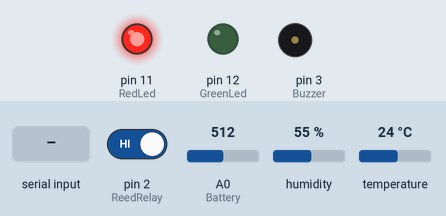
This sketch was run on a simulated Arduino Uno, built with avr-gcc and run on an emulated ATmega328P. Shown: output pins drawn as LEDs (lit = HIGH), buzzer (waves = sounding). Dashed ring = blinking. The test bench sets the inputs (shaded band); at power-on: pin 2 (ReedRelay) HIGH, A0 (Battery) = 512, humidity 55 %, temperature 24 °C. What the sketch prints to the serial monitor is not drawn.

Above: at 1.2 s.
1.3 s: "SELFTEST" received over Serial
At 4.0 s:
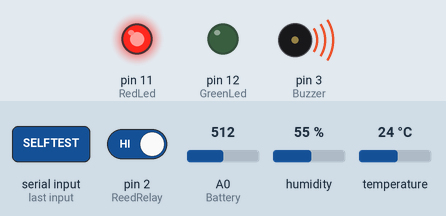
4.3 s: "DISARM" received over Serial
At 5.7 s:
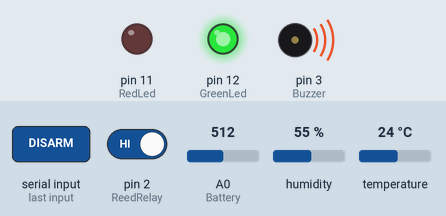
6.8 s: "ARM" received over Serial
At 8.6 s:
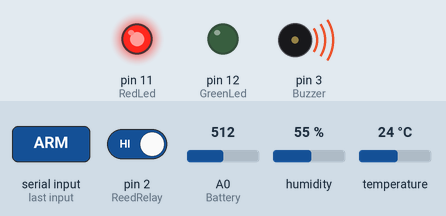
9.3 s: pin 2 (ReedRelay) driven LOW
At 11.0 s:
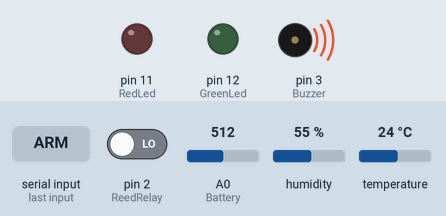
12.3 s: "SELFTEST" received over Serial
At 13.35 s:
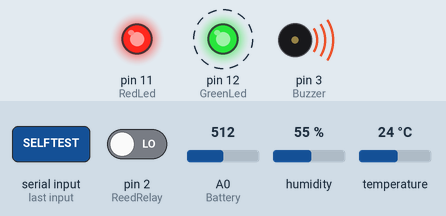
Timing chart, 0 to 16.3 s (numbered marks = the images above; inputs shaded):
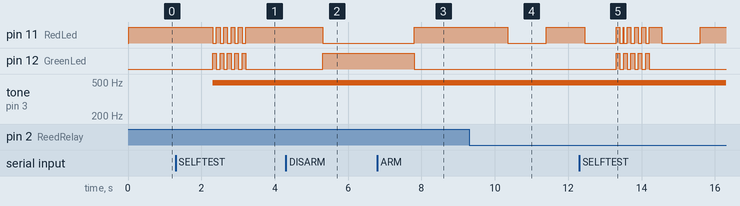

The sketch:

alarm_firmware.ino
```cpp
#include "DHT.h"

#define RedLed  11
#define GreenLed 12
#define DHTPIN 4
#define DHTTYPE DHT11
#define Buzzer 3
#define ReedRelay 2
#define Battery A0


DHT dht(DHTPIN, DHTTYPE);


class Alarm
{

  public:
    int batteryCapaity;
    bool isArmed;
    int temperature;
    int humidity;
    bool relayStatus;

  public:
      Alarm();
      void batteryMeasure(void);
      void enableBuzzer(bool);
      void MeasureTempAndHumid(void);
      void MeasureReedRelayStatus(void);
      void PrintOutStatus(void);
      void SendStatusOverSerial(void);


};

Alarm alarm;

Alarm::Alarm()
{

  this->isArmed = false;
  this->enableBuzzer(false);
  digitalWrite(RedLed, HIGH);
  digitalWrite(GreenLed, LOW);
  this->MeasureTempAndHumid();
  this->batteryMeasure();
  this->MeasureReedRelayStatus();

}


void Alarm::SendStatusOverSerial()
{
  String command = "";
  command += "B";
  command += String(alarm.batteryCapaity);
  command += "T";
  command += String(alarm.temperature);
  command += "H";
  command += String(alarm.humidity);
  command += "R";
  command += String(alarm.relayStatus);
  Serial.print(command);
  }


void Alarm::MeasureReedRelayStatus(void)
{

  this->relayStatus = digitalRead(ReedRelay);
}

void Alarm::batteryMeasure(void)
{

    this->batteryCapaity = (int)((float)(analogRead(Battery)*(float)10/(float)1024));  //batteri capacity in % (0 - 100%)
}

void Alarm::PrintOutStatus(void)
{

   Serial.print("Battery: ");
   Serial.println(this->batteryCapaity);
   Serial.print("is armed: ");
   Serial.println(this->isArmed);
   Serial.print("Temp: ");
   Serial.println(this->temperature);
   Serial.print("Humid: ");
   Serial.println(this->humidity);


}

void Alarm::enableBuzzer(bool signal)
{
  if(signal == true)
   {
     analogWrite(Buzzer, 128);
   }
  else
   {
     analogWrite(Buzzer, 0);
   }

 }


void Alarm::MeasureTempAndHumid()
{

    // Reading temperature or humidity takes about 250 milliseconds!
    // Sensor readings may also be up to 2 seconds 'old' (its a very slow sensor)
    float humidity = dht.readHumidity();


    // Read temperature as Celsius (the default)
    float temperature = dht.readTemperature();
 // delay(400);
      // Check if any reads failed and exit early (to try again).
    if (isnan(humidity) || isnan(temperature) ) {
      this->temperature = 0;
      this->humidity= 0;

    }
    else
    {

      this->temperature = (int) temperature;
      this->humidity= (int) humidity;

    }

}


void setup() {
    // put your setup code here, to run once:
  pinMode(RedLed, OUTPUT);
  pinMode(GreenLed, OUTPUT);
  pinMode(Buzzer, OUTPUT);
  pinMode(ReedRelay, INPUT);
  pinMode(Battery, INPUT);
  TCCR1A = 0;
  TCCR1B = 0;
  TIMSK1 |= (1 << TOIE1);
  attachInterrupt(digitalPinToInterrupt(ReedRelay), HandleRelayStatusChange, FALLING );

  Serial.begin(9600);
  dht.begin();
}


ISR(TIMER1_OVF_vect)
{
  if(alarm.isArmed == true)
  {

    digitalWrite(RedLed, !digitalRead(RedLed)) ;
    alarm.enableBuzzer(digitalRead(RedLed));
    Serial.print("ALERT");


    }

}

void HandleRelayStatusChange()
{

   if(alarm.isArmed == true)
   {

    TCCR1B |= (1 << CS12);   //strt the timer

   }


}


void processSerialData(String message)
{

  if(message.startsWith("DISARM"))
  {
    digitalWrite(RedLed, LOW);
    digitalWrite(GreenLed, HIGH);
    alarm.isArmed = false;
    alarm.enableBuzzer(false);
    TCCR1B &= ~(1 << CS12);  //stop the timer
    Serial.print("DISARM_OK");
  }

  if(message.startsWith("ARM"))
  {

    digitalWrite(RedLed, HIGH);
    digitalWrite(GreenLed, LOW);
    alarm.isArmed = true;
    Serial.print("ARM_OK");
  }


  if(message.startsWith("STATUS"))
  {
     alarm.batteryMeasure();
     alarm.MeasureTempAndHumid();
     alarm.MeasureReedRelayStatus();
     alarm.SendStatusOverSerial();

  }

    if(message.startsWith("DEBUG"))
  {
    alarm.batteryMeasure();
     alarm.PrintOutStatus();


  }

    if(message.startsWith("SELFTEST"))
  {
    bool isThereAnyProblem = false;
    for(int i = 0; i<5; i++)
    {
     alarm.enableBuzzer(true);
     digitalWrite(RedLed, !digitalRead(RedLed));
     digitalWrite(GreenLed, !digitalRead(GreenLed));
     delay(100);
     alarm.enableBuzzer(false);
     digitalWrite(RedLed, !digitalRead(RedLed));
     digitalWrite(GreenLed, !digitalRead(GreenLed));
     delay(100);
    }


    alarm.batteryMeasure();
    if(alarm.batteryCapaity < 2 || alarm.batteryCapaity > 10)
    {

      isThereAnyProblem = true;

    }

    alarm.MeasureTempAndHumid();
    if(alarm.temperature < 1 || alarm.temperature >= 30)
    {
      isThereAnyProblem = true;
    }

    if(isThereAnyProblem)
    {
      Serial.print("SELFTESTFAULT");
      }
    else{
        Serial.print("SELFTESTOK");
        }


  }


  return;
}

String gettedString;

void loop() {

  while(Serial.available()) {

  gettedString= Serial.readString();// read the incoming data as string

  }

if(gettedString != NULL)
{
  processSerialData(gettedString);
  gettedString = "";
}


}
```

Measured:
- after the input at 1.3 s, pin 11 (RedLed): alternates HIGH for 0.10 s and LOW for 0.10 s, 10 changes in all, then stays HIGH, starting after 1.0 s; pin 12 (GreenLed): alternates HIGH for 0.10 s and LOW for 0.10 s, 10 changes in all, then stays LOW, starting after 1.0 s; tone on pin 3 (Buzzer): silent → 490 Hz after 1.0 s
- after the input at 4.3 s, pin 11 (RedLed): HIGH → LOW after 1.0 s; pin 12 (GreenLed): LOW → HIGH after 1.0 s
- after the input at 6.8 s, pin 11 (RedLed): LOW → HIGH after 1.0 s; pin 12 (GreenLed): HIGH → LOW after 1.0 s
- after the input at 9.3 s, pin 11 (RedLed): HIGH → LOW after 1.0 s, → HIGH 1.0 s later
- after the input at 12.3 s, pin 12 (GreenLed): alternates HIGH for 0.10 s and LOW for 0.10 s, 10 changes in all, then stays LOW, starting after 1.0 s
